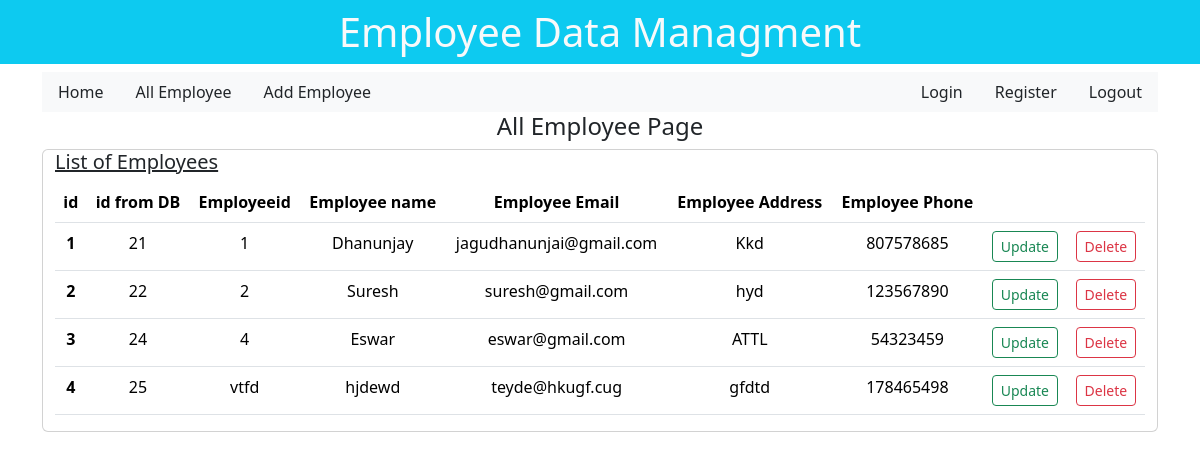
The page / on the database its author committed.
### emp/models.py (models this page shows)
class Employee(models.Model):
    employeeid = models.CharField(max_length=100)
    employeename = models.CharField(max_length=50)
    email = models.CharField(max_length=50)
    address = models.CharField(max_length=50)
    phone = models.CharField(max_length=50)

### emp/views.py (the view)
# urls.py: path("", views.allemployees, name="allemployees"),
def allemployees(request):
    emp = Employee.objects.all()
    return render(request, "emp/allemployees.html", {"allemployees": emp})

### emp/templates/emp/allemployees.html
{% extends "base.html" %}
{% block content %}
<h4 class="text-center">All Employee Page</h4>
<div class="container card">
<h5 class="text-decoration-underline"> List of Employees</h5>
<div>
    <table class="table text-center">
        <thead>
          <tr>
            <th scope="col">id</th>
            <th scope="col">id from DB</th>
            <th scope="col">Employeeid</th>
            <th scope="col">Employee name</th>
            <th scope="col">Employee Email</th>
            <th scope="col">Employee Address</th>
            <th scope="col">Employee Phone</th>
            <th scope="col"></th>
            <th scope="col"></th>
          </tr>
        </thead>
        <tbody>
            {% if allemployees %}
            {% for eachemployee in allemployees %}
          <tr>
            <th scope="row">{{forloop.counter}}</th>
            <td scope="row">{{eachemployee.id}}</td>
            <td>{{eachemployee.employeeid}}</td>
            <td>{{eachemployee.employeename}}</td>
            <td>{{eachemployee.email}}</td>
            <td>{{eachemployee.address}}</td>
            <td>{{eachemployee.phone}}</td>
            <td><a href="{%url 'updateemployee' eachemployee.id %}" class="btn btn-sm btn-outline-success">Update</a></td>
            <td><a href="{%url 'deleteemployee' eachemployee.id %}" class="btn btn-sm btn-outline-danger">Delete</a></td>
          </tr>
          {% endfor %}
          {% endif %}
        </tbody>
      </table>
</div>
</div>
{% endblock content %}

### templates/base.html (shortened to what this page needs)
<!doctype html>
<html lang="en">
  <head>
    <link href="https://cdn.jsdelivr.net/npm/bootstrap@5.3.3/dist/css/bootstrap.min.css" rel="stylesheet">
  </head>
  <body>
    <h1 class="text-center bg-info p-2 text-light">Employee Data Managment </h1>
    <div class="maincontent container">
        {% include "navbar.html" %}
    {% block content %}
    {% endblock content %}
    </div>
</body>
</html>

### templates/navbar.html (shortened to what this page needs)
<div class="header d-flex justify-content-between bg-light">
    <nav class="nav">
        <a class="nav-link text-dark" href="{% url 'allemployees' %}">Home</a>
        <a class="nav-link text-dark" href="{% url 'allemployees' %}">All Employee</a>
        <a class="nav-link text-dark" href="{% url 'addemployee' %}">Add Employee</a>
      </nav>
      <ul class="nav justify-content-end">
        <li class="nav-item">
          <a class="nav-link text-dark" href="#">Login</a>
        </li>
        <li class="nav-item">
          <a class="nav-link text-dark" href="#">Register</a>
        </li>
        <li class="nav-item">
          <a class="nav-link text-dark" href="#">Logout</a>
        </li>
      </ul>
</div>

### rows shown on the page
Employee: id "21", employeeid "1", employeename "Dhanunjay", email "jagudhanunjai@gmail.com", address "Kkd", phone "807578685"
Employee: id "22", employeeid "2", employeename "Suresh", email "suresh@gmail.com", address "hyd", phone "123567890"
Employee: id "24", employeeid "4", employeename "Eswar", email "eswar@gmail.com", address "ATTL", phone "54323459"
Employee: id "25", employeeid "vtfd", employeename "hjdewd", email "teyde@hkugf.cug", address "gfdtd", phone "178465498"
